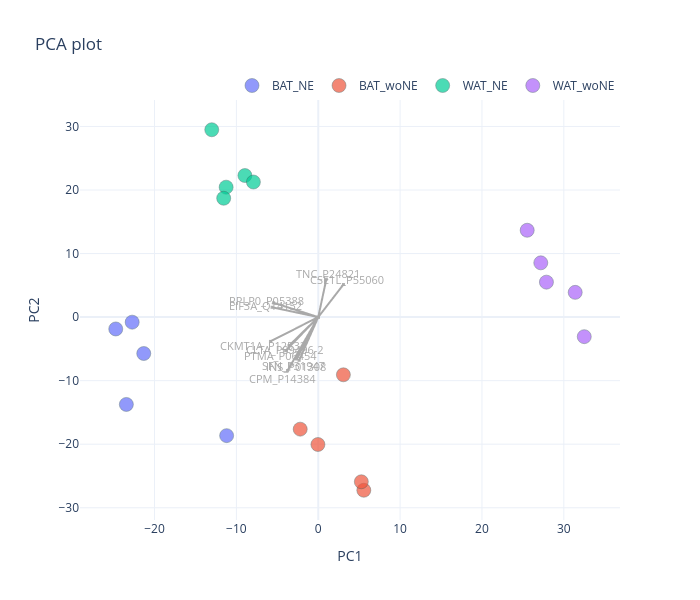

Notebook source saved alongside this figure:
### Code cell
plot = viz.get_pca_plot(pca_result, identifier='pca', args=args)
iplot(plot.figure)
viz.save_DASH_plot(plot, name='pca', plot_format='svg', directory=analysis_dir)

### Figure 1 — Plotly figure (JSON) as saved in the notebook; plotly's stock layout.template omitted (floating-point values rounded to 4 significant figures)
{"data": [{"hovertemplate": "group=BAT_NE<br>x=%{x}<br>y=%{y}<extra></extra>", "legendgroup": "BAT_NE", "marker": {"color": "#636efa", "line": {"color": "DarkSlateGrey", "width": 0.5}, "opacity": 0.7, "size": 14, "symbol": "circle"}, "mode": "markers", "name": "BAT_NE", "orientation": "v", "showlegend": true, "type": "scatter", "x": [-23.44, -21.32, -22.73, -11.19, -24.74], "xaxis": "x", "y": [-13.74, -5.727, -0.7963, -18.65, -1.865], "yaxis": "y"}, {"hovertemplate": "group=BAT_woNE<br>x=%{x}<br>y=%{y}<extra></extra>", "legendgroup": "BAT_woNE", "marker": {"color": "#EF553B", "line": {"color": "DarkSlateGrey", "width": 0.5}, "opacity": 0.7, "size": 14, "symbol": "circle"}, "mode": "markers", "name": "BAT_woNE", "orientation": "v", "showlegend": true, "type": "scatter", "x": [5.566, -0.04125, -2.206, 5.263, 3.069], "xaxis": "x", "y": [-27.24, -20.04, -17.63, -25.91, -9.076], "yaxis": "y"}, {"hovertemplate": "group=WAT_NE<br>x=%{x}<br>y=%{y}<extra></extra>", "legendgroup": "WAT_NE", "marker": {"color": "#00cc96", "line": {"color": "DarkSlateGrey", "width": 0.5}, "opacity": 0.7, "size": 14, "symbol": "circle"}, "mode": "markers", "name": "WAT_NE", "orientation": "v", "showlegend": true, "type": "scatter", "x": [-8.961, -7.921, -11.25, -11.55, -13.01], "xaxis": "x", "y": [22.28, 21.26, 20.45, 18.7, 29.48], "yaxis": "y"}, {"hovertemplate": "group=WAT_woNE<br>x=%{x}<br>y=%{y}<extra></extra>", "legendgroup": "WAT_woNE", "marker": {"color": "#ab63fa", "line": {"color": "DarkSlateGrey", "width": 0.5}, "opacity": 0.7, "size": 14, "symbol": "circle"}, "mode": "markers", "name": "WAT_woNE", "orientation": "v", "showlegend": true, "type": "scatter", "x": [32.5, 27.19, 27.88, 31.39, 25.52], "xaxis": "x", "y": [-3.077, 8.54, 5.501, 3.894, 13.67], "yaxis": "y"}, {"marker": {"color": "darkgrey", "opacity": 0.9, "showscale": false, "size": 3, "symbol": 1}, "mode": "markers+lines", "name": "CPM_P14384", "showlegend": false, "text": "CPM_P14384 loading: 0.18", "type": "scattergl", "x": [0, -3.746], "y": [0, -8.413]}, {"marker": {"color": "darkgrey", "opacity": 0.9, "showscale": false, "size": 3, "symbol": 1}, "mode": "markers+lines", "name": "INS_P01308", "showlegend": false, "text": "INS_P01308 loading: 0.14", "type": "scattergl", "x": [0, -2.329], "y": [0, -6.793]}, {"marker": {"color": "darkgrey", "opacity": 0.9, "showscale": false, "size": 3, "symbol": 1}, "mode": "markers+lines", "name": "SFN_P31947", "showlegend": false, "text": "SFN_P31947 loading: 0.14", "type": "scattergl", "x": [0, -2.637], "y": [0, -6.589]}, {"marker": {"color": "darkgrey", "opacity": 0.9, "showscale": false, "size": 3, "symbol": 1}, "mode": "markers+lines", "name": "CKMT1A_P12532", "showlegend": false, "text": "CKMT1A_P12532 loading: 0.14", "type": "scattergl", "x": [0, -5.842], "y": [0, -3.816]}, {"marker": {"color": "darkgrey", "opacity": 0.9, "showscale": false, "size": 3, "symbol": 1}, "mode": "markers+lines", "name": "PTMA_P06454", "showlegend": false, "text": "PTMA_P06454 loading: 0.13", "type": "scattergl", "x": [0, -3.979], "y": [0, -5.274]}, {"marker": {"color": "darkgrey", "opacity": 0.9, "showscale": false, "size": 3, "symbol": 1}, "mode": "markers+lines", "name": "TNC_P24821", "showlegend": false, "text": "TNC_P24821 loading: 0.12", "type": "scattergl", "x": [0, 0.9862], "y": [0, 5.964]}, {"marker": {"color": "darkgrey", "opacity": 0.9, "showscale": false, "size": 3, "symbol": 1}, "mode": "markers+lines", "name": "CSE1L_P55060", "showlegend": false, "text": "CSE1L_P55060 loading: 0.12", "type": "scattergl", "x": [0, 3.074], "y": [0, 5.13]}, {"marker": {"color": "darkgrey", "opacity": 0.9, "showscale": false, "size": 3, "symbol": 1}, "mode": "markers+lines", "name": "RPLP0_P05388", "showlegend": false, "text": "RPLP0_P05388 loading: 0.12", "type": "scattergl", "x": [0, -5.452], "y": [0, 2.254]}, {"marker": {"color": "darkgrey", "opacity": 0.9, "showscale": false, "size": 3, "symbol": 1}, "mode": "markers+lines", "name": "EIF3A_Q14152", "showlegend": false, "text": "EIF3A_Q14152 loading: 0.12", "type": "scattergl", "x": [0, -5.633], "y": [0, 1.545]}, {"marker": {"color": "darkgrey", "opacity": 0.9, "showscale": false, "size": 3, "symbol": 1}, "mode": "markers+lines", "name": "CLTA_P09496-2", "showlegend": false, "text": "CLTA_P09496-2 loading: 0.11", "type": "scattergl", "x": [0, -3.572], "y": [0, -4.49]}], "layout": {"annotations": [{"align": "center", "ax": 20, "ay": -30, "font": {"color": "darkgrey", "size": 11}, "showarrow": false, "text": "CPM_P14384", "x": -4.308, "xref": "x", "y": -9.675, "yref": "y"}, {"align": "center", "ax": 20, "ay": -30, "font": {"color": "darkgrey", "size": 11}, "showarrow": false, "text": "INS_P01308", "x": -2.679, "xref": "x", "y": -7.812, "yref": "y"}, {"align": "center", "ax": 20, "ay": -30, "font": {"color": "darkgrey", "size": 11}, "showarrow": false, "text": "SFN_P31947", "x": -3.032, "xref": "x", "y": -7.577, "yref": "y"}, {"align": "center", "ax": 20, "ay": -30, "font": {"color": "darkgrey", "size": 11}, "showarrow": false, "text": "CKMT1A_P12532", "x": -6.718, "xref": "x", "y": -4.389, "yref": "y"}, {"align": "center", "ax": 20, "ay": -30, "font": {"color": "darkgrey", "size": 11}, "showarrow": false, "text": "PTMA_P06454", "x": -4.575, "xref": "x", "y": -6.065, "yref": "y"}, {"align": "center", "ax": 20, "ay": -30, "font": {"color": "darkgrey", "size": 11}, "showarrow": false, "text": "TNC_P24821", "x": 1.134, "xref": "x", "y": 6.859, "yref": "y"}, {"align": "center", "ax": 20, "ay": -30, "font": {"color": "darkgrey", "size": 11}, "showarrow": false, "text": "CSE1L_P55060", "x": 3.535, "xref": "x", "y": 5.9, "yref": "y"}, {"align": "center", "ax": 20, "ay": -30, "font": {"color": "darkgrey", "size": 11}, "showarrow": false, "text": "RPLP0_P05388", "x": -6.27, "xref": "x", "y": 2.592, "yref": "y"}, {"align": "center", "ax": 20, "ay": -30, "font": {"color": "darkgrey", "size": 11}, "showarrow": false, "text": "EIF3A_Q14152", "x": -6.478, "xref": "x", "y": 1.776, "yref": "y"}, {"align": "center", "ax": 20, "ay": -30, "font": {"color": "darkgrey", "size": 11}, "showarrow": false, "text": "CLTA_P09496-2", "x": -4.107, "xref": "x", "y": -5.164, "yref": "y"}], "height": 600, "hovermode": "closest", "legend": {"orientation": "h", "x": 1, "xanchor": "right", "y": 1, "yanchor": "bottom"}, "title": {"text": "PCA plot"}, "width": 700, "xaxis": {"title": {"text": "PC1"}}, "yaxis": {"title": {"text": "PC2"}}}}
